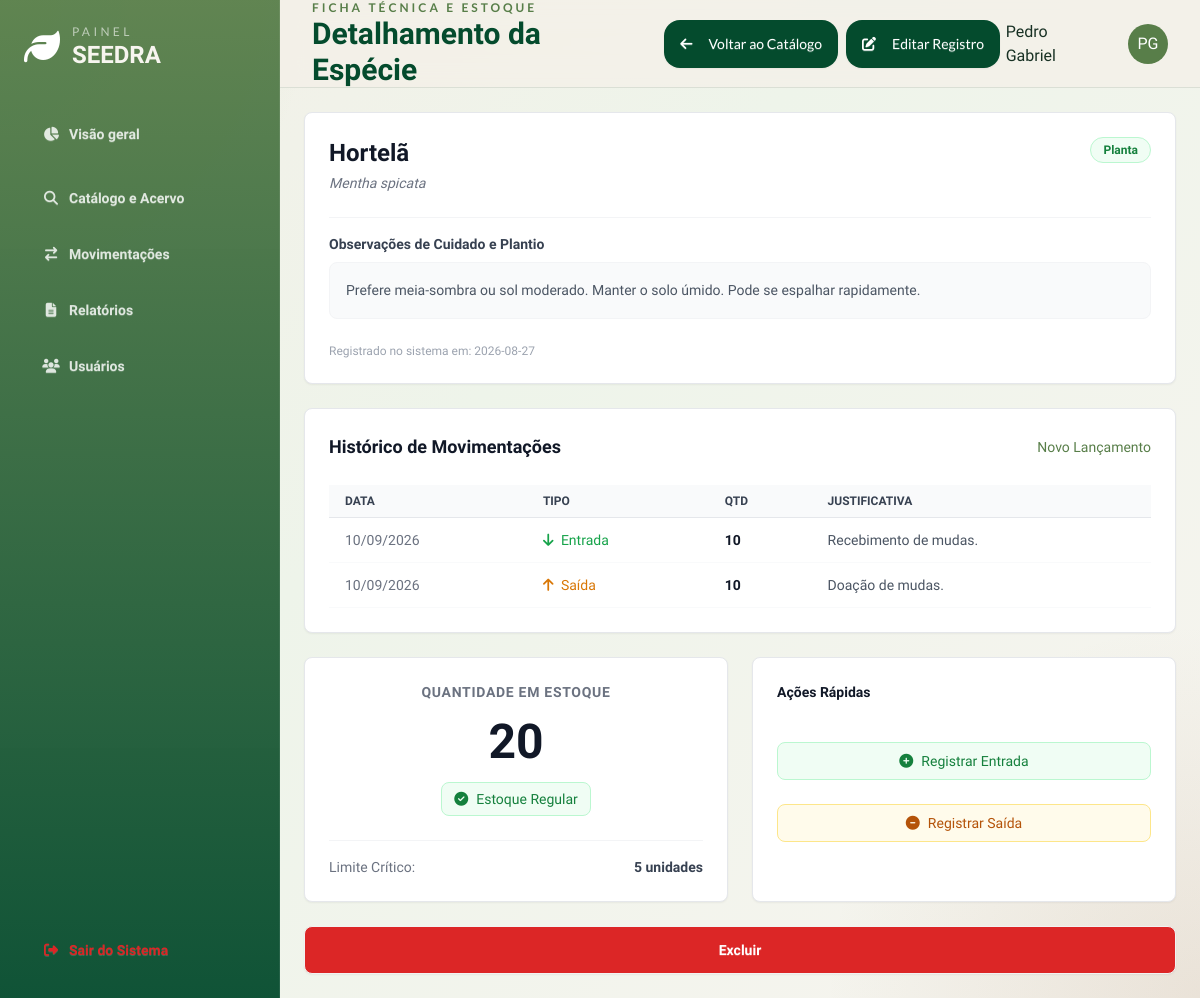
The page /catalogo/5 (signed in) on the database its author committed.
### models.py (models this page shows)
class Usuarios(db.Model, UserMixin):
    __tablename__ = 'usuarios'
    id = db.Column(db.Integer, primary_key = True)
    nome = db.Column(db.String(50), nullable = False)
    email = db.Column(db.String(50), nullable = False, unique = True)
    senha = db.Column(db.String(), nullable = False)
    usuario_instituicoes = db.relationship('UsuarioInstituicoes', back_populates = 'usuarios')

class Item(db.Model):
    __tablename__= 'items'
    id = db.Column(db.Integer, primary_key = True)
    nome = db.Column(db.String(50), nullable = False, unique = True)
    quantidade = db.Column(db.Integer, nullable = False, default = 0)
    n_cientifico = db.Column(db.String(50), nullable = False , unique = True)
    categoria = db.Column(db.String(20), nullable = False)
    deficit_limit = db.Column(db.Integer, nullable = False, default = 0)
    obs = db.Column(db.Text)
    data_cadastro = db.Column(db.Date, nullable = False)
    movimentacoes = db.relationship('Movimentacao', back_populates = 'item', lazy = True)
    def em_deficit(self):
        return self.quantidade < self.deficit_limit

class Movimentacao(db.Model):
    __tablename__='movimentacao'
    id = db.Column(db.Integer, primary_key = True)
    id_item = db.Column(db.Integer, db.ForeignKey("items.id"), nullable = False)
    data_move = db.Column(db.Date, nullable = False)
    Typ = db.Column(db.String(10), nullable = False)
    quantidade = db.Column(db.Integer, nullable = False)
    justificativa = db.Column(db.Text, nullable = False)
    operador = db.Column(db.String(40), nullable = False)
    item = db.relationship('Item', back_populates = 'movimentacoes', lazy = True)

### controllers/catalogo.py (the view)
@bp_catalogo.route('/<int:id>', methods=['GET', 'POST'])
@login_required
def detalhes_item(id):
    item = Item.query.get_or_404(id)
    print(item)
    return render_template('detalhes_item.html', item=item)

### app.py (called while the page is built)
@login_manager.user_loader
def load_user(user_id):
    return Usuarios.query.get(int(user_id))

### controllers/login.py (called while the page is built)
def login_required(f):
  @wraps(f)
  def decorated_function(*args, **kwargs):
      if 'usuarios_id' not in session:
         flash("Faça login primeiro!", 'erro')
         return redirect(url_for('login.login'))
      return f(*args, **kwargs)
  return decorated_function

### templates/detalhes_item.html (shortened to what this page needs)
{% extends 'base.html' %}
{% block header_subtitle %}Ficha Técnica e Estoque{% endblock %}
{% block header_title %}Detalhamento da Espécie{% endblock %}
{% block header_actions %}
<div class="flex gap-2">
    <a href="{{ url_for('catalogo.catalogo') }}" class=" inline-flex items-center justify-center px-4 py-2 text-sm font-medium btn rounded-2xl border-0 bg-seedra-leafDark hover:bg-seedra-leafMid text-white font-lato">
        <i class="fa-solid fa-arrow-left mr-2"></i> Voltar ao Catálogo
    </a>
    <a href="{{ url_for('catalogo.editar_item', id=item.id) }}" class="inline-flex items-center justify-center px-4 py-2 text-sm font-medium btn rounded-2xl border-0 bg-seedra-leafDark hover:bg-seedra-leafMid text-white font-lato">
        <i class="fa-solid fa-pen-to-square mr-2"></i> Editar Registro
    </a>
    </div>
{% endblock %}
{% block content %}
<div class="grid grid-cols-1 lg:grid-cols-2 gap-6">
    <div class="lg:col-span-2 flex flex-col gap-6">
        <div class="bg-white border border-gray-200 rounded-lg shadow-sm p-6">
            <div class="flex justify-between items-start mb-6">
                <div>
                    <h3 class="text-2xl font-bold text-gray-900">{{ item.nome }}</h3>
                    <p class="text-sm text-gray-500 italic mt-1">{{ item.n_cientifico }}</p>
                </div>
                <span class="px-3 py-1 bg-green-50 text-green-700 text-xs font-semibold rounded-full border border-green-200">
                    {{ item.categoria }}
                </span>
            </div>
            <div class="border-t border-gray-100 pt-4 mt-4">
                <h4 class="text-sm font-semibold text-gray-700 mb-2">Observações de Cuidado e Plantio</h4>
                <p class="text-sm text-gray-600 leading-relaxed bg-gray-50 p-4 rounded-lg border border-gray-100">
                    {% if item.obs %}
                        {{ item.obs }}
                    {% else %}
                        <span class="text-gray-400 italic">Nenhuma observação registrada para esta espécie.</span>
                    {% endif %}
                </p>
            </div>
            <div class="mt-6 text-xs text-gray-400">
                Registrado no sistema em: {{ item.data_cadastro }}
            </div>
        </div>
        <div class="bg-white border border-gray-200 rounded-lg shadow-sm p-6">
            <div class="flex justify-between items-center mb-4">
                <h3 class="text-lg font-bold text-gray-900">Histórico de Movimentações</h3>
                <a href="{{ url_for('movimentacao.movimentacao') }}" class="text-sm text-seedra-leafMid hover:text-seedra-leafDark font-medium hover:underline">Novo Lançamento</a>
            </div>
            {% if item.movimentacoes %}
                <div class="overflow-x-auto">
                    <table class="w-full text-sm text-left text-gray-500 mt-2">
                        <thead class="text-xs text-gray-700 uppercase bg-gray-50 border-b border-gray-200">
                            <tr>
                                <th scope="col" class="px-4 py-2 font-semibold">Data</th>
                                <th scope="col" class="px-4 py-2 font-semibold">Tipo</th>
                                <th scope="col" class="px-4 py-2 font-semibold">Qtd</th>
                                <th scope="col" class="px-4 py-2 font-semibold">Justificativa</th>
                            </tr>
                        </thead>
                        <tbody>
                            {% for mov in item.movimentacoes|sort(attribute='data_move', reverse=true) %}
                            <tr class="border-b border-gray-50 hover:bg-gray-50">
                                <td class="px-4 py-3 whitespace-nowrap">{{ mov.data_move.strftime('%d/%m/%Y') }}</td>
                                <td class="px-4 py-3">
                                    {% if mov.Typ == 'Entrada' %}
                                        <span class="text-green-600 font-medium"><i class="fa-solid fa-arrow-down mr-1"></i> Entrada</span>
                                    {% else %}
                                        <span class="text-amber-600 font-medium"><i class="fa-solid fa-arrow-up mr-1"></i> Saída</span>
                                    {% endif %}
                                </td>
                                <td class="px-4 py-3 font-bold text-gray-900">{{ mov.quantidade }}</td>
                                <td class="px-4 py-3 text-gray-600">{{ mov.justificativa }}</td>
                            </tr>
                            {% endfor %}
                        </tbody>
                    </table>
                </div>
            {% else %}
                <div class="text-center py-6 bg-gray-50 rounded-lg border border-dashed border-gray-200">
                    <p class="text-sm text-gray-500">Nenhuma movimentação registrada para este item ainda.</p>
                </div>
            {% endif %}
        </div>
    </div>
    <div class="lg:col-span-2 flex gap-6 w-full">
        <div class="bg-white border border-gray-200 rounded-lg shadow-sm p-6 text-center flex-1">
            <h3 class="text-sm font-semibold text-gray-500 uppercase tracking-wider mb-2">Quantidade em Estoque</h3>
            <div class="text-5xl font-black {% if item.em_deficit() %}text-red-600{% else %}text-gray-900{% endif %} my-4">
                {{ item.quantidade }}
            </div>
            {% if item.em_deficit() %}
                <div class="inline-flex items-center px-3 py-1.5 bg-red-50 text-red-700 text-sm font-medium rounded-lg border border-red-200">
                    <i class="fa-solid fa-circle-exclamation mr-2 animate-pulse"></i> Estoque em Déficit
                </div>
                <p class="text-xs text-red-500 mt-3 text-left">
                    * A quantidade atual está abaixo do limite seguro estabelecido pelo instituto. É recomendada a reposição imediata.
                </p>
            {% else %}
                <div class="inline-flex items-center px-3 py-1.5 bg-green-50 text-green-700 text-sm font-medium rounded-lg border border-green-200">
                    <i class="fa-solid fa-check-circle mr-2"></i> Estoque Regular
                </div>
            {% endif %}
            <div class="mt-6 pt-4 border-t border-gray-100 flex justify-between items-center text-sm">
                <span class="text-gray-500">Limite Crítico:</span>
                <span class="font-bold text-gray-700">{{ item.deficit_limit }} unidades</span>
            </div>
        </div>
        <div class="bg-white border border-gray-200 rounded-lg shadow-sm p-6 flex-1">
            <h4 class="text-sm font-semibold text-gray-900 mb-10">Ações Rápidas</h4>
            <div class="space-y-6">
                <a href="{{ url_for('movimentacao.movimentacao') }}" class="flex items-center justify-center w-full px-4 py-2 text-sm font-medium text-green-700 bg-green-50 border border-green-200 rounded-lg hover:bg-green-100 transition-colors">
                    <i class="fa-solid fa-plus-circle mr-2"></i> Registrar Entrada
                </a>
                <a href="{{ url_for('movimentacao.movimentacao') }}" class="flex items-center justify-center w-full px-4 py-2 text-sm font-medium text-amber-700 bg-amber-50 border border-amber-200 rounded-lg hover:bg-amber-100 transition-colors">
                    <i class="fa-solid fa-minus-circle mr-2"></i> Registrar Saída
                </a>
            </div>
        </div>
    </div>
    <div class="lg:col-span-2 flex ">
        <button data-id="{{ item.id }}" onclick="excluirItem(this.dataset.id)" class="btn bg-red-600 text-white hover:bg-red-800 px-20 w-full">
            Excluir
        </button>
    </div>
</div>
{% endblock %}

### templates/base.html (shortened to what this page needs)
<!DOCTYPE html>
<html lang="pt-BR" data-theme="light">
<head>
  <link rel="stylesheet" href="/static/css/style.css" />
  <link href="https://cdn.jsdelivr.net/npm/daisyui@5" rel="stylesheet" type="text/css" />
  <script src="https://cdn.jsdelivr.net/npm/@tailwindcss/browser@4"></script>
  <script src="/static/js/tailwind.config.js" defer></script>
  <script src="https://cdn.tailwindcss.com"></script>
  <link href="https://cdn.jsdelivr.net/npm/daisyui@4.12.10/dist/full.min.css" rel="stylesheet" type="text/css" />
  <link rel="stylesheet" href="https://cdnjs.cloudflare.com/ajax/libs/font-awesome/6.4.0/css/all.min.css">
</head>
<body class="font-sans">
  <div class="dashboard-shell">
    <aside class="sidebar p-5 lg:p-6 flex flex-col gap-6">
      <div class="flex items-center gap-3">
        <i class="fa-solid fa-leaf text-4xl text-white"></i>
        <div>
          <p class="text-xs uppercase tracking-[0.28em] text-white/60 font-lato">Painel</p>
          <h1 class="text-2xl font-extrabold leading-tight">SEEDRA</h1>
        </div>
      </div>
      {% block nav %}
        <nav class="space-y-2 mt-4">
          <a href="{{ url_for('dashboard.dashboard') }}" class="btn btn-block justify-start  hover:bg-white/20 hover:text-white  rounded-2xl {{ 'text-seedra-leafDark border-white/10 bg-white/14' if page_id =='visao' else 'btn-ghost text-white/80 hover:bg-white/10' }}"><i class="fa-solid fa-chart-pie w-5"></i> Visão geral</a>
          <a href="{{ url_for('catalogo.catalogo') }}" class="btn btn-block justify-start  hover:bg-white/20 hover:text-white  rounded-2xl {{ 'text-seedra-leafDark border-white/10 bg-white/14' if page_id =='catalogo' else 'btn-ghost text-white/80 hover:bg-white/10' }}"><i class="fa-solid fa-magnifying-glass w-5"></i>Catálogo e Acervo</a>
          <a href="{{ url_for('movimentacao.movimentacao') }}" class="btn btn-block justify-start  hover:bg-white/20 hover:text-white  rounded-2xl {{ 'text-seedra-leafDark border-white/10 bg-white/14' if page_id =='movimentacoes' else 'btn-ghost text-white/80 hover:bg-white/10' }}"><i class="fa-solid fa-arrow-right-arrow-left w-5"></i>Movimentações</a>
          <a href="{{ url_for('relatorios.relatorios') }}" class="btn btn-block justify-start  hover:bg-white/20 hover:text-white  rounded-2xl {{ 'text-seedra-leafDark border-white/10 bg-white/14' if page_id =='relatorios' else 'btn-ghost text-white/80 hover:bg-white/10' }}"><i class="fa-solid fa-file-lines w-5"></i>Relatórios</a>
          <a href="{{ url_for('usuarios.usuarios') }}" class="btn btn-block justify-start  hover:bg-white/20 hover:text-white  rounded-2xl {{ 'text-seedra-leafDark border-white/10 bg-white/14' if page_id =='usuarios' else 'btn-ghost text-white/80 hover:bg-white/10' }}"><i class="fa-solid fa-users w-5"></i>Usuários</a>
        </nav>
      {% endblock %}
      <div class="mt-auto">
        <a href="{{ url_for('logout.logout') }}" class="btn btn-block justify-start btn-ghost text-red-600  hover:scale-110  hover:bg-transparent rounded-2xl"><i class="fa-solid fa-right-from-bracket w-5"></i> Sair do Sistema</a>
      </div>
    </aside>
    <header class="topbar px-5 lg:px-8 flex items-center justify-between gap-4">
      <div>
        <p class="text-xs uppercase tracking-[0.25em] text-seedra-leafMid font-semibold font-lato">{% block header_subtitle %}SEEDRA{% endblock %}</p>
        <h2 class="text-2xl md:text-3xl font-extrabold text-seedra-leafDark">{% block header_title %}Painel de Controle{% endblock %}</h2>
      </div>
      <div class="flex items-center gap-3">
        {% block header_actions %}{% endblock %}
        <span>{% if current_user.is_authenticated %}{{current_user.nome}} {% endif %}</span>
        <div class="avatar placeholder ml-4">
          <div class="avatar bg-seedra-leafMid text-white rounded-full w-10">
            <span>PG</span>
          </div>
        </div>
      </div>
    </header>
    <main class="main">
      {% block content %}
      {% endblock %}
    </main>
  </div>
</body>
</html>

### static/css/style.css (style rules this page uses)
:root { --leaf-dark: #044b2d; --leaf-mid: #587e49; --leaf-light: #78b863; --seed-brown: #9a774c; --seed-sand: #ddd1ae; --seed-mist: #d9d6cc; --deep-forest: #001500; --stone: #888784; --cloud: #d9d9d9; --surface: rgba(249, 248, 243, 0.78); --surface-strong: rgba(255, 252, 246, 0.9); --line: rgba(4, 75, 45, 0.10); }
html, body { height: 100%; overflow: hidden; scroll-behavior: smooth; }
body { font-family: 'Balsamiq Sans', sans-serif; background: radial-gradient(circle at top left, rgba(120,184,99,0.18), transparent 20%), radial-gradient(circle at bottom right, rgba(154,119,76,0.14), transparent 24%), linear-gradient(135deg, #f4f0e8 0%, #eef4ea 40%, #f7f4ef 100%); color: #183124; }
.dashboard-shell { display: grid; grid-template-columns: 280px 1fr; grid-template-rows: 88px 1fr; height: 100dvh; }
.sidebar { grid-row: 1 / -1; overflow-y: auto; background: linear-gradient(180deg, rgba(88,126,73,0.94), rgba(4,75,45,0.95)); color: #f7f5ef; border-right: 1px solid rgba(255,255,255,0.08); }
.topbar { grid-column: 2; position: sticky; top: 0; z-index: 10; background: rgba(244, 240, 232, 0.78); backdrop-filter: blur(14px); border-bottom: 1px solid var(--line); }
.main { grid-column: 2; overflow-y: auto; padding: 1.5rem; }

### rows shown on the page
Usuarios: nome "Pedro Gabriel"
Item: nome "Hortelã", n_cientifico "Mentha spicata", categoria "Planta", obs "Prefere meia-sombra ou sol moderado. Manter o solo úmido. Pode se espalhar rapidamente.", data_cadastro "2026-08-27", quantidade "20", deficit_limit "5"
Movimentacao: data_move "10/09/2026", Typ "Entrada" (drawn), quantidade "10", justificativa "Recebimento de mudas."
Movimentacao: data_move "10/09/2026", Typ "Saída" (drawn), quantidade "10", justificativa "Doação de mudas."
